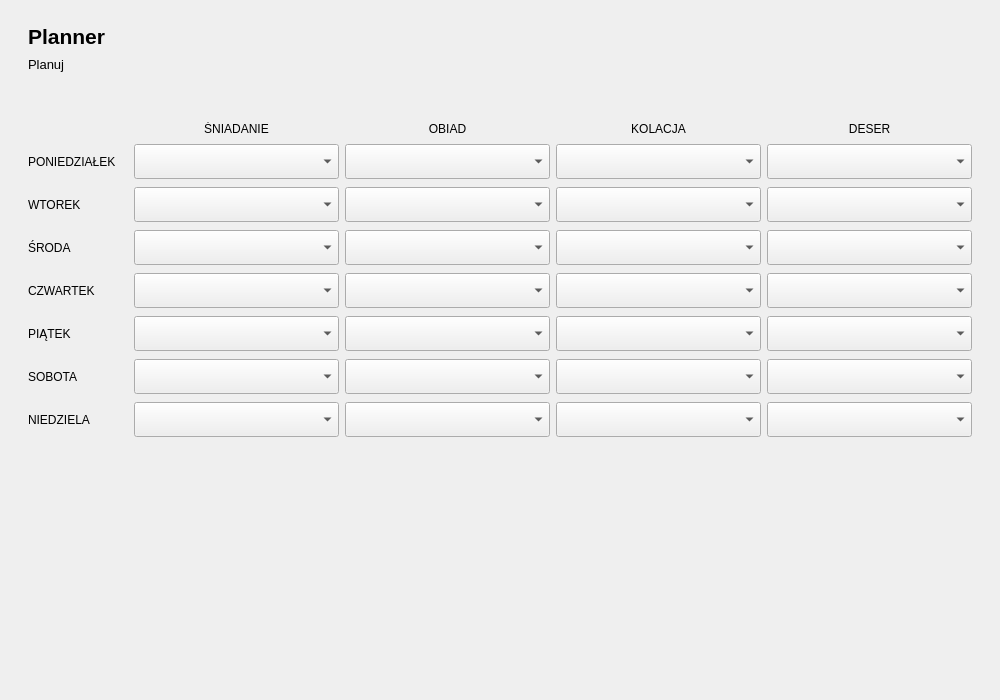
<?xml version="1.0" encoding="UTF-8"?>
<ui version="4.0">
 <class>MealPlannerPage</class>
 <widget class="QWidget" name="MealPlannerPage">
  <property name="geometry">
   <rect>
    <x>0</x>
    <y>0</y>
    <width>1000</width>
    <height>700</height>
   </rect>
  </property>
  <layout class="QGridLayout" name="gridLayout">
   <property name="leftMargin">
    <number>0</number>
   </property>
   <property name="topMargin">
    <number>0</number>
   </property>
   <property name="rightMargin">
    <number>0</number>
   </property>
   <property name="bottomMargin">
    <number>0</number>
   </property>
   <property name="spacing">
    <number>8</number>
   </property>
   <item row="1" column="0">
    <layout class="QGridLayout" name="gridLayout_2" rowstretch="0,0,0,0,0,0,0,0">
     <property name="leftMargin">
      <number>28</number>
     </property>
     <property name="topMargin">
      <number>22</number>
     </property>
     <property name="rightMargin">
      <number>28</number>
     </property>
     <property name="bottomMargin">
      <number>18</number>
     </property>
     <property name="horizontalSpacing">
      <number>6</number>
     </property>
     <item row="0" column="4">
      <widget class="QLabel" name="label_Desert">
       <property name="text">
        <string>DESER</string>
       </property>
       <property name="alignment">
        <set>Qt::AlignCenter</set>
       </property>
      </widget>
     </item>
     <item row="0" column="1">
      <widget class="QLabel" name="label_Breakfast">
       <property name="text">
        <string>ŚNIADANIE</string>
       </property>
       <property name="alignment">
        <set>Qt::AlignCenter</set>
       </property>
      </widget>
     </item>
     <item row="0" column="3">
      <widget class="QLabel" name="label_Evening">
       <property name="text">
        <string>KOLACJA</string>
       </property>
       <property name="alignment">
        <set>Qt::AlignCenter</set>
       </property>
      </widget>
     </item>
     <item row="1" column="0">
      <widget class="QLabel" name="label_Monday">
       <property name="minimumSize">
        <size>
         <width>50</width>
         <height>0</height>
        </size>
       </property>
       <property name="maximumSize">
        <size>
         <width>100</width>
         <height>16777215</height>
        </size>
       </property>
       <property name="text">
        <string>PONIEDZIAŁEK</string>
       </property>
       <property name="textFormat">
        <enum>Qt::AutoText</enum>
       </property>
       <property name="scaledContents">
        <bool>false</bool>
       </property>
       <property name="alignment">
        <set>Qt::AlignLeading|Qt::AlignLeft|Qt::AlignVCenter</set>
       </property>
       <property name="wordWrap">
        <bool>false</bool>
       </property>
       <property name="indent">
        <number>-1</number>
       </property>
      </widget>
     </item>
     <item row="0" column="2">
      <widget class="QLabel" name="label_Lunch">
       <property name="text">
        <string>OBIAD</string>
       </property>
       <property name="alignment">
        <set>Qt::AlignCenter</set>
       </property>
      </widget>
     </item>
     <item row="4" column="0">
      <widget class="QLabel" name="label_Thursday">
       <property name="text">
        <string>CZWARTEK</string>
       </property>
       <property name="alignment">
        <set>Qt::AlignLeading|Qt::AlignLeft|Qt::AlignVCenter</set>
       </property>
      </widget>
     </item>
     <item row="3" column="0">
      <widget class="QLabel" name="label_Wednesday">
       <property name="text">
        <string>ŚRODA</string>
       </property>
       <property name="alignment">
        <set>Qt::AlignLeading|Qt::AlignLeft|Qt::AlignVCenter</set>
       </property>
      </widget>
     </item>
     <item row="0" column="0">
      <widget class="QLabel" name="label">
       <property name="text">
        <string/>
       </property>
      </widget>
     </item>
     <item row="6" column="0">
      <widget class="QLabel" name="label_Saturday">
       <property name="text">
        <string>SOBOTA</string>
       </property>
       <property name="alignment">
        <set>Qt::AlignLeading|Qt::AlignLeft|Qt::AlignVCenter</set>
       </property>
      </widget>
     </item>
     <item row="2" column="0">
      <widget class="QLabel" name="label_Tuesday">
       <property name="text">
        <string>WTOREK</string>
       </property>
       <property name="alignment">
        <set>Qt::AlignLeading|Qt::AlignLeft|Qt::AlignVCenter</set>
       </property>
      </widget>
     </item>
     <item row="5" column="0">
      <widget class="QLabel" name="label_Friday">
       <property name="text">
        <string>PIĄTEK</string>
       </property>
       <property name="alignment">
        <set>Qt::AlignLeading|Qt::AlignLeft|Qt::AlignVCenter</set>
       </property>
      </widget>
     </item>
     <item row="7" column="0">
      <widget class="QLabel" name="label_Sunday">
       <property name="text">
        <string>NIEDZIELA</string>
       </property>
       <property name="alignment">
        <set>Qt::AlignLeading|Qt::AlignLeft|Qt::AlignVCenter</set>
       </property>
      </widget>
     </item>
     <item row="1" column="1">
      <widget class="QComboBox" name="comboBox">
       <property name="minimumSize">
        <size>
         <width>200</width>
         <height>35</height>
        </size>
       </property>
       <property name="maximumSize">
        <size>
         <width>16777215</width>
         <height>16777215</height>
        </size>
       </property>
      </widget>
     </item>
     <item row="1" column="2">
      <widget class="QComboBox" name="comboBox_2">
       <property name="minimumSize">
        <size>
         <width>200</width>
         <height>35</height>
        </size>
       </property>
       <property name="maximumSize">
        <size>
         <width>16777215</width>
         <height>16777215</height>
        </size>
       </property>
      </widget>
     </item>
     <item row="1" column="3">
      <widget class="QComboBox" name="comboBox_3">
       <property name="minimumSize">
        <size>
         <width>200</width>
         <height>35</height>
        </size>
       </property>
       <property name="maximumSize">
        <size>
         <width>16777215</width>
         <height>16777215</height>
        </size>
       </property>
      </widget>
     </item>
     <item row="1" column="4">
      <widget class="QComboBox" name="comboBox_4">
       <property name="minimumSize">
        <size>
         <width>200</width>
         <height>35</height>
        </size>
       </property>
       <property name="maximumSize">
        <size>
         <width>16777215</width>
         <height>16777215</height>
        </size>
       </property>
      </widget>
     </item>
     <item row="2" column="1">
      <widget class="QComboBox" name="comboBox_5">
       <property name="minimumSize">
        <size>
         <width>200</width>
         <height>35</height>
        </size>
       </property>
       <property name="maximumSize">
        <size>
         <width>16777215</width>
         <height>16777215</height>
        </size>
       </property>
      </widget>
     </item>
     <item row="2" column="2">
      <widget class="QComboBox" name="comboBox_6">
       <property name="minimumSize">
        <size>
         <width>200</width>
         <height>35</height>
        </size>
       </property>
       <property name="maximumSize">
        <size>
         <width>16777215</width>
         <height>16777215</height>
        </size>
       </property>
      </widget>
     </item>
     <item row="2" column="3">
      <widget class="QComboBox" name="comboBox_7">
       <property name="minimumSize">
        <size>
         <width>200</width>
         <height>35</height>
        </size>
       </property>
       <property name="maximumSize">
        <size>
         <width>16777215</width>
         <height>16777215</height>
        </size>
       </property>
      </widget>
     </item>
     <item row="2" column="4">
      <widget class="QComboBox" name="comboBox_8">
       <property name="minimumSize">
        <size>
         <width>200</width>
         <height>35</height>
        </size>
       </property>
       <property name="maximumSize">
        <size>
         <width>16777215</width>
         <height>16777215</height>
        </size>
       </property>
      </widget>
     </item>
     <item row="3" column="1">
      <widget class="QComboBox" name="comboBox_9">
       <property name="minimumSize">
        <size>
         <width>200</width>
         <height>35</height>
        </size>
       </property>
       <property name="maximumSize">
        <size>
         <width>16777215</width>
         <height>16777215</height>
        </size>
       </property>
      </widget>
     </item>
     <item row="3" column="2">
      <widget class="QComboBox" name="comboBox_10">
       <property name="minimumSize">
        <size>
         <width>200</width>
         <height>35</height>
        </size>
       </property>
       <property name="maximumSize">
        <size>
         <width>16777215</width>
         <height>16777215</height>
        </size>
       </property>
      </widget>
     </item>
     <item row="3" column="3">
      <widget class="QComboBox" name="comboBox_11">
       <property name="minimumSize">
        <size>
         <width>200</width>
         <height>35</height>
        </size>
       </property>
       <property name="maximumSize">
        <size>
         <width>16777215</width>
         <height>16777215</height>
        </size>
       </property>
      </widget>
     </item>
     <item row="3" column="4">
      <widget class="QComboBox" name="comboBox_12">
       <property name="minimumSize">
        <size>
         <width>200</width>
         <height>35</height>
        </size>
       </property>
       <property name="maximumSize">
        <size>
         <width>16777215</width>
         <height>16777215</height>
        </size>
       </property>
      </widget>
     </item>
     <item row="4" column="1">
      <widget class="QComboBox" name="comboBox_13">
       <property name="minimumSize">
        <size>
         <width>200</width>
         <height>35</height>
        </size>
       </property>
       <property name="maximumSize">
        <size>
         <width>16777215</width>
         <height>16777215</height>
        </size>
       </property>
      </widget>
     </item>
     <item row="4" column="2">
      <widget class="QComboBox" name="comboBox_14">
       <property name="minimumSize">
        <size>
         <width>200</width>
         <height>35</height>
        </size>
       </property>
       <property name="maximumSize">
        <size>
         <width>16777215</width>
         <height>16777215</height>
        </size>
       </property>
      </widget>
     </item>
     <item row="4" column="3">
      <widget class="QComboBox" name="comboBox_15">
       <property name="minimumSize">
        <size>
         <width>200</width>
         <height>35</height>
        </size>
       </property>
       <property name="maximumSize">
        <size>
         <width>16777215</width>
         <height>16777215</height>
        </size>
       </property>
      </widget>
     </item>
     <item row="4" column="4">
      <widget class="QComboBox" name="comboBox_16">
       <property name="minimumSize">
        <size>
         <width>200</width>
         <height>35</height>
        </size>
       </property>
       <property name="maximumSize">
        <size>
         <width>16777215</width>
         <height>16777215</height>
        </size>
       </property>
      </widget>
     </item>
     <item row="5" column="1">
      <widget class="QComboBox" name="comboBox_17">
       <property name="minimumSize">
        <size>
         <width>200</width>
         <height>35</height>
        </size>
       </property>
       <property name="maximumSize">
        <size>
         <width>16777215</width>
         <height>16777215</height>
        </size>
       </property>
      </widget>
     </item>
     <item row="5" column="2">
      <widget class="QComboBox" name="comboBox_18">
       <property name="minimumSize">
        <size>
         <width>200</width>
         <height>35</height>
        </size>
       </property>
       <property name="maximumSize">
        <size>
         <width>16777215</width>
         <height>16777215</height>
        </size>
       </property>
      </widget>
     </item>
     <item row="5" column="3">
      <widget class="QComboBox" name="comboBox_19">
       <property name="minimumSize">
        <size>
         <width>200</width>
         <height>35</height>
        </size>
       </property>
       <property name="maximumSize">
        <size>
         <width>16777215</width>
         <height>16777215</height>
        </size>
       </property>
      </widget>
     </item>
     <item row="5" column="4">
      <widget class="QComboBox" name="comboBox_20">
       <property name="minimumSize">
        <size>
         <width>200</width>
         <height>35</height>
        </size>
       </property>
       <property name="maximumSize">
        <size>
         <width>16777215</width>
         <height>16777215</height>
        </size>
       </property>
      </widget>
     </item>
     <item row="6" column="1">
      <widget class="QComboBox" name="comboBox_21">
       <property name="minimumSize">
        <size>
         <width>200</width>
         <height>35</height>
        </size>
       </property>
       <property name="maximumSize">
        <size>
         <width>16777215</width>
         <height>16777215</height>
        </size>
       </property>
      </widget>
     </item>
     <item row="6" column="2">
      <widget class="QComboBox" name="comboBox_22">
       <property name="minimumSize">
        <size>
         <width>200</width>
         <height>35</height>
        </size>
       </property>
       <property name="maximumSize">
        <size>
         <width>16777215</width>
         <height>16777215</height>
        </size>
       </property>
      </widget>
     </item>
     <item row="6" column="3">
      <widget class="QComboBox" name="comboBox_23">
       <property name="minimumSize">
        <size>
         <width>200</width>
         <height>35</height>
        </size>
       </property>
       <property name="maximumSize">
        <size>
         <width>16777215</width>
         <height>16777215</height>
        </size>
       </property>
      </widget>
     </item>
     <item row="6" column="4">
      <widget class="QComboBox" name="comboBox_24">
       <property name="minimumSize">
        <size>
         <width>200</width>
         <height>35</height>
        </size>
       </property>
       <property name="maximumSize">
        <size>
         <width>16777215</width>
         <height>16777215</height>
        </size>
       </property>
      </widget>
     </item>
     <item row="7" column="1">
      <widget class="QComboBox" name="comboBox_25">
       <property name="minimumSize">
        <size>
         <width>200</width>
         <height>35</height>
        </size>
       </property>
       <property name="maximumSize">
        <size>
         <width>16777215</width>
         <height>16777215</height>
        </size>
       </property>
      </widget>
     </item>
     <item row="7" column="2">
      <widget class="QComboBox" name="comboBox_26">
       <property name="minimumSize">
        <size>
         <width>200</width>
         <height>35</height>
        </size>
       </property>
       <property name="maximumSize">
        <size>
         <width>16777215</width>
         <height>16777215</height>
        </size>
       </property>
      </widget>
     </item>
     <item row="7" column="3">
      <widget class="QComboBox" name="comboBox_27">
       <property name="minimumSize">
        <size>
         <width>200</width>
         <height>35</height>
        </size>
       </property>
       <property name="maximumSize">
        <size>
         <width>16777215</width>
         <height>16777215</height>
        </size>
       </property>
      </widget>
     </item>
     <item row="7" column="4">
      <widget class="QComboBox" name="comboBox_28">
       <property name="minimumSize">
        <size>
         <width>200</width>
         <height>35</height>
        </size>
       </property>
       <property name="maximumSize">
        <size>
         <width>16777215</width>
         <height>16777215</height>
        </size>
       </property>
      </widget>
     </item>
    </layout>
   </item>
   <item row="0" column="0">
    <layout class="QVBoxLayout" name="verticalLayout_Header">
     <property name="spacing">
      <number>4</number>
     </property>
     <property name="sizeConstraint">
      <enum>QLayout::SetDefaultConstraint</enum>
     </property>
     <property name="leftMargin">
      <number>28</number>
     </property>
     <property name="topMargin">
      <number>22</number>
     </property>
     <property name="rightMargin">
      <number>28</number>
     </property>
     <property name="bottomMargin">
      <number>18</number>
     </property>
     <item>
      <widget class="QLabel" name="label_PageTitle">
       <property name="minimumSize">
        <size>
         <width>0</width>
         <height>28</height>
        </size>
       </property>
       <property name="maximumSize">
        <size>
         <width>16777215</width>
         <height>28</height>
        </size>
       </property>
       <property name="font">
        <font>
         <pointsize>16</pointsize>
         <bold>true</bold>
        </font>
       </property>
       <property name="text">
        <string>Planner</string>
       </property>
      </widget>
     </item>
     <item>
      <widget class="QLabel" name="label_PageTitle2">
       <property name="minimumSize">
        <size>
         <width>0</width>
         <height>20</height>
        </size>
       </property>
       <property name="maximumSize">
        <size>
         <width>16777215</width>
         <height>40</height>
        </size>
       </property>
       <property name="font">
        <font>
         <pointsize>10</pointsize>
        </font>
       </property>
       <property name="text">
        <string>Planuj </string>
       </property>
      </widget>
     </item>
    </layout>
   </item>
   <item row="2" column="0">
    <spacer name="verticalSpacer">
     <property name="orientation">
      <enum>Qt::Vertical</enum>
     </property>
     <property name="sizeHint" stdset="0">
      <size>
       <width>20</width>
       <height>40</height>
      </size>
     </property>
    </spacer>
   </item>
  </layout>
 </widget>
 <resources/>
 <connections/>
</ui>
